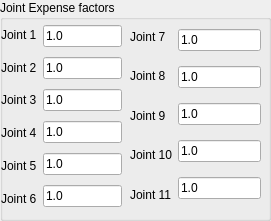
      <widget class="QGroupBox" name="groupBox_21">
       <property name="geometry">
        <rect>
         <x>780</x>
         <y>0</y>
         <width>271</width>
         <height>221</height>
        </rect>
       </property>
       <property name="title">
        <string>Joint Expense factors</string>
       </property>
       <widget class="QWidget" name="layoutWidget_lambda_3">
        <property name="geometry">
         <rect>
          <x>1</x>
          <y>21</y>
          <width>121</width>
          <height>191</height>
         </rect>
        </property>
        <layout class="QHBoxLayout" name="horizontalLayout_130">
         <item>
          <layout class="QVBoxLayout" name="verticalLayout_82">
           <item>
            <widget class="QLabel" name="label_271">
             <property name="text">
              <string>Joint 1</string>
             </property>
            </widget>
           </item>
           <item>
            <widget class="QLabel" name="label_272">
             <property name="text">
              <string>Joint 2</string>
             </property>
            </widget>
           </item>
           <item>
            <widget class="QLabel" name="label_273">
             <property name="text">
              <string>Joint 3</string>
             </property>
            </widget>
           </item>
           <item>
            <widget class="QLabel" name="label_274">
             <property name="text">
              <string>Joint 4</string>
             </property>
            </widget>
           </item>
           <item>
            <widget class="QLabel" name="label_275">
             <property name="text">
              <string>Joint 5</string>
             </property>
            </widget>
           </item>
           <item>
            <widget class="QLabel" name="label_276">
             <property name="text">
              <string>Joint 6</string>
             </property>
            </widget>
           </item>
          </layout>
         </item>
         <item>
          <layout class="QVBoxLayout" name="verticalLayout_83">
           <item>
            <widget class="QLineEdit" name="lineEdit_lambda_1_left">
             <property name="text">
              <string>1.0</string>
             </property>
            </widget>
           </item>
           <item>
            <widget class="QLineEdit" name="lineEdit_lambda_2_left">
             <property name="text">
              <string>1.0</string>
             </property>
            </widget>
           </item>
           <item>
            <widget class="QLineEdit" name="lineEdit_lambda_3_left">
             <property name="text">
              <string>1.0</string>
             </property>
            </widget>
           </item>
           <item>
            <widget class="QLineEdit" name="lineEdit_lambda_4_left">
             <property name="text">
              <string>1.0</string>
             </property>
            </widget>
           </item>
           <item>
            <widget class="QLineEdit" name="lineEdit_lambda_5_left">
             <property name="text">
              <string>1.0</string>
             </property>
            </widget>
           </item>
           <item>
            <widget class="QLineEdit" name="lineEdit_lambda_6_left">
             <property name="text">
              <string>1.0</string>
             </property>
            </widget>
           </item>
          </layout>
         </item>
        </layout>
       </widget>
       <widget class="QWidget" name="horizontalLayoutWidget_2">
        <property name="geometry">
         <rect>
          <x>130</x>
          <y>20</y>
          <width>131</width>
          <height>191</height>
         </rect>
        </property>
        <layout class="QHBoxLayout" name="horizontalLayout_69">
         <item>
          <layout class="QVBoxLayout" name="verticalLayout_30">
           <item>
            <widget class="QLabel" name="label_277">
             <property name="text">
              <string>Joint 7</string>
             </property>
            </widget>
           </item>
           <item>
            <widget class="QLabel" name="label_278">
             <property name="text">
              <string>Joint 8</string>
             </property>
            </widget>
           </item>
           <item>
            <widget class="QLabel" name="label_279">
             <property name="text">
              <string>Joint 9</string>
             </property>
            </widget>
           </item>
           <item>
            <widget class="QLabel" name="label_280">
             <property name="text">
              <string>Joint 10</string>
             </property>
            </widget>
           </item>
           <item>
            <widget class="QLabel" name="label_281">
             <property name="text">
              <string>Joint 11</string>
             </property>
            </widget>
           </item>
          </layout>
         </item>
         <item>
          <layout class="QVBoxLayout" name="verticalLayout_50">
           <item>
            <widget class="QLineEdit" name="lineEdit_lambda_7_left">
             <property name="text">
              <string>1.0</string>
             </property>
            </widget>
           </item>
           <item>
            <widget class="QLineEdit" name="lineEdit_lambda_8_left">
             <property name="text">
              <string>1.0</string>
             </property>
            </widget>
           </item>
           <item>
            <widget class="QLineEdit" name="lineEdit_lambda_9_left">
             <property name="text">
              <string>1.0</string>
             </property>
            </widget>
           </item>
           <item>
            <widget class="QLineEdit" name="lineEdit_lambda_10_left">
             <property name="text">
              <string>1.0</string>
             </property>
            </widget>
           </item>
           <item>
            <widget class="QLineEdit" name="lineEdit_lambda_11_left">
             <property name="text">
              <string>1.0</string>
             </property>
            </widget>
           </item>
          </layout>
         </item>
        </layout>
       </widget>
      </widget>
